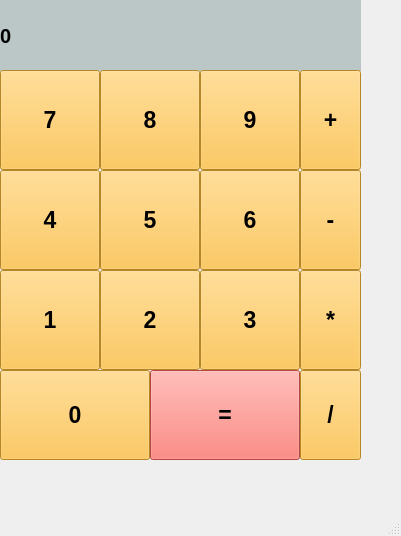
<?xml version="1.0" encoding="UTF-8"?>
<ui version="4.0">
 <class>MainWindow</class>
 <widget class="QMainWindow" name="MainWindow">
  <property name="geometry">
   <rect>
    <x>0</x>
    <y>0</y>
    <width>401</width>
    <height>536</height>
   </rect>
  </property>
  <property name="windowTitle">
   <string>Calculator</string>
  </property>
  <widget class="QWidget" name="centralwidget">
   <widget class="QScrollArea" name="scrollArea">
    <property name="geometry">
     <rect>
      <x>500</x>
      <y>100</y>
      <width>50</width>
      <height>80</height>
     </rect>
    </property>
    <property name="widgetResizable">
     <bool>true</bool>
    </property>
    <widget class="QWidget" name="scrollAreaWidgetContents">
     <property name="geometry">
      <rect>
       <x>0</x>
       <y>0</y>
       <width>48</width>
       <height>78</height>
      </rect>
     </property>
    </widget>
   </widget>
   <widget class="QLabel" name="label_result">
    <property name="geometry">
     <rect>
      <x>0</x>
      <y>0</y>
      <width>361</width>
      <height>71</height>
     </rect>
    </property>
    <property name="font">
     <font>
      <pointsize>15</pointsize>
      <weight>75</weight>
      <bold>true</bold>
     </font>
    </property>
    <property name="styleSheet">
     <string notr="true">background-color: rgb(186, 199, 198);
</string>
    </property>
    <property name="text">
     <string>0</string>
    </property>
    <property name="margin">
     <number>10</number>
    </property>
   </widget>
   <widget class="QPushButton" name="btn_0">
    <property name="geometry">
     <rect>
      <x>0</x>
      <y>370</y>
      <width>150</width>
      <height>90</height>
     </rect>
    </property>
    <property name="font">
     <font>
      <pointsize>17</pointsize>
      <weight>75</weight>
      <bold>true</bold>
     </font>
    </property>
    <property name="styleSheet">
     <string notr="true">background-color: rgb(255, 188, 52);</string>
    </property>
    <property name="text">
     <string>0</string>
    </property>
   </widget>
   <widget class="QPushButton" name="btn_equal">
    <property name="geometry">
     <rect>
      <x>150</x>
      <y>370</y>
      <width>150</width>
      <height>90</height>
     </rect>
    </property>
    <property name="font">
     <font>
      <pointsize>17</pointsize>
      <weight>75</weight>
      <bold>true</bold>
     </font>
    </property>
    <property name="styleSheet">
     <string notr="true">background-color: rgb(255, 188, 52);
background-color: rgb(255, 100, 89);</string>
    </property>
    <property name="text">
     <string>=</string>
    </property>
   </widget>
   <widget class="QPushButton" name="btn_3">
    <property name="geometry">
     <rect>
      <x>200</x>
      <y>270</y>
      <width>100</width>
      <height>100</height>
     </rect>
    </property>
    <property name="font">
     <font>
      <pointsize>17</pointsize>
      <weight>75</weight>
      <bold>true</bold>
     </font>
    </property>
    <property name="styleSheet">
     <string notr="true">background-color: rgb(255, 188, 52);</string>
    </property>
    <property name="text">
     <string>3</string>
    </property>
   </widget>
   <widget class="QPushButton" name="btn_2">
    <property name="geometry">
     <rect>
      <x>100</x>
      <y>270</y>
      <width>100</width>
      <height>100</height>
     </rect>
    </property>
    <property name="font">
     <font>
      <pointsize>17</pointsize>
      <weight>75</weight>
      <bold>true</bold>
     </font>
    </property>
    <property name="styleSheet">
     <string notr="true">background-color: rgb(255, 188, 52);</string>
    </property>
    <property name="text">
     <string>2</string>
    </property>
   </widget>
   <widget class="QPushButton" name="btn_1">
    <property name="geometry">
     <rect>
      <x>0</x>
      <y>270</y>
      <width>100</width>
      <height>100</height>
     </rect>
    </property>
    <property name="font">
     <font>
      <pointsize>17</pointsize>
      <weight>75</weight>
      <bold>true</bold>
     </font>
    </property>
    <property name="styleSheet">
     <string notr="true">background-color: rgb(255, 188, 52);</string>
    </property>
    <property name="text">
     <string>1</string>
    </property>
   </widget>
   <widget class="QPushButton" name="btn_5">
    <property name="geometry">
     <rect>
      <x>100</x>
      <y>170</y>
      <width>100</width>
      <height>100</height>
     </rect>
    </property>
    <property name="font">
     <font>
      <pointsize>17</pointsize>
      <weight>75</weight>
      <bold>true</bold>
     </font>
    </property>
    <property name="styleSheet">
     <string notr="true">background-color: rgb(255, 188, 52);</string>
    </property>
    <property name="text">
     <string>5</string>
    </property>
   </widget>
   <widget class="QPushButton" name="btn_6">
    <property name="geometry">
     <rect>
      <x>200</x>
      <y>170</y>
      <width>100</width>
      <height>100</height>
     </rect>
    </property>
    <property name="font">
     <font>
      <pointsize>17</pointsize>
      <weight>75</weight>
      <bold>true</bold>
     </font>
    </property>
    <property name="styleSheet">
     <string notr="true">background-color: rgb(255, 188, 52);</string>
    </property>
    <property name="text">
     <string>6</string>
    </property>
   </widget>
   <widget class="QPushButton" name="btn_4">
    <property name="geometry">
     <rect>
      <x>0</x>
      <y>170</y>
      <width>100</width>
      <height>100</height>
     </rect>
    </property>
    <property name="font">
     <font>
      <pointsize>17</pointsize>
      <weight>75</weight>
      <bold>true</bold>
     </font>
    </property>
    <property name="styleSheet">
     <string notr="true">background-color: rgb(255, 188, 52);</string>
    </property>
    <property name="text">
     <string>4</string>
    </property>
   </widget>
   <widget class="QPushButton" name="btn_8">
    <property name="geometry">
     <rect>
      <x>100</x>
      <y>70</y>
      <width>100</width>
      <height>100</height>
     </rect>
    </property>
    <property name="font">
     <font>
      <pointsize>17</pointsize>
      <weight>75</weight>
      <bold>true</bold>
     </font>
    </property>
    <property name="styleSheet">
     <string notr="true">background-color: rgb(255, 188, 52);</string>
    </property>
    <property name="text">
     <string>8</string>
    </property>
   </widget>
   <widget class="QPushButton" name="btn_9">
    <property name="geometry">
     <rect>
      <x>200</x>
      <y>70</y>
      <width>100</width>
      <height>100</height>
     </rect>
    </property>
    <property name="font">
     <font>
      <pointsize>17</pointsize>
      <weight>75</weight>
      <bold>true</bold>
     </font>
    </property>
    <property name="styleSheet">
     <string notr="true">background-color: rgb(255, 188, 52);</string>
    </property>
    <property name="text">
     <string>9</string>
    </property>
   </widget>
   <widget class="QPushButton" name="btn_7">
    <property name="geometry">
     <rect>
      <x>0</x>
      <y>70</y>
      <width>100</width>
      <height>100</height>
     </rect>
    </property>
    <property name="font">
     <font>
      <pointsize>17</pointsize>
      <weight>75</weight>
      <bold>true</bold>
     </font>
    </property>
    <property name="styleSheet">
     <string notr="true">background-color: rgb(255, 188, 52);</string>
    </property>
    <property name="text">
     <string>7</string>
    </property>
   </widget>
   <widget class="QPushButton" name="plus">
    <property name="geometry">
     <rect>
      <x>300</x>
      <y>70</y>
      <width>61</width>
      <height>100</height>
     </rect>
    </property>
    <property name="font">
     <font>
      <pointsize>17</pointsize>
      <weight>75</weight>
      <bold>true</bold>
     </font>
    </property>
    <property name="styleSheet">
     <string notr="true">background-color: rgb(255, 188, 52);</string>
    </property>
    <property name="text">
     <string>+</string>
    </property>
   </widget>
   <widget class="QPushButton" name="minus">
    <property name="geometry">
     <rect>
      <x>300</x>
      <y>170</y>
      <width>61</width>
      <height>100</height>
     </rect>
    </property>
    <property name="font">
     <font>
      <pointsize>17</pointsize>
      <weight>75</weight>
      <bold>true</bold>
     </font>
    </property>
    <property name="styleSheet">
     <string notr="true">background-color: rgb(255, 188, 52);</string>
    </property>
    <property name="text">
     <string>-</string>
    </property>
   </widget>
   <widget class="QPushButton" name="mult">
    <property name="geometry">
     <rect>
      <x>300</x>
      <y>270</y>
      <width>61</width>
      <height>100</height>
     </rect>
    </property>
    <property name="font">
     <font>
      <pointsize>17</pointsize>
      <weight>75</weight>
      <bold>true</bold>
     </font>
    </property>
    <property name="styleSheet">
     <string notr="true">background-color: rgb(255, 188, 52);</string>
    </property>
    <property name="text">
     <string>*</string>
    </property>
   </widget>
   <widget class="QPushButton" name="devide">
    <property name="geometry">
     <rect>
      <x>300</x>
      <y>370</y>
      <width>61</width>
      <height>90</height>
     </rect>
    </property>
    <property name="font">
     <font>
      <pointsize>17</pointsize>
      <weight>75</weight>
      <bold>true</bold>
     </font>
    </property>
    <property name="styleSheet">
     <string notr="true">background-color: rgb(255, 188, 52);</string>
    </property>
    <property name="text">
     <string>/</string>
    </property>
   </widget>
  </widget>
  <widget class="QMenuBar" name="menubar">
   <property name="geometry">
    <rect>
     <x>0</x>
     <y>0</y>
     <width>401</width>
     <height>21</height>
    </rect>
   </property>
  </widget>
  <widget class="QStatusBar" name="statusbar"/>
 </widget>
 <resources/>
 <connections/>
</ui>
